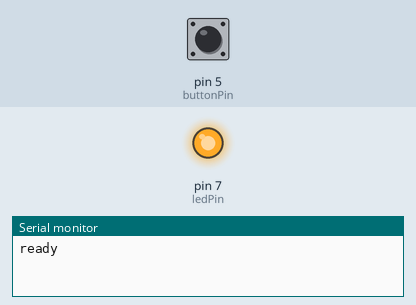
Simulated run of this sketch. Board: Arduino Uno, built with avr-gcc and run on an emulated ATmega328P. Parts: output pins drawn as LEDs (lit = HIGH), the last lines printed to the serial monitor. The test bench sets the inputs (shaded band); at power-on: pin 5 (buttonPin) HIGH.

Above: at 1.2 s.
1.3 s: pin 5 (buttonPin) pulled LOW for 0.15 s
At 1.37 s:
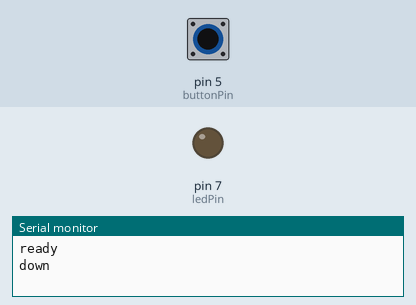
2.9 s: pin 5 (buttonPin) pulled LOW for 3.2 s
At 7.4 s:
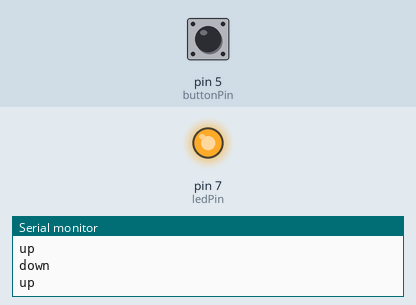
Timing chart, 0 to 8.9 s (numbered marks = the images above; inputs shaded):
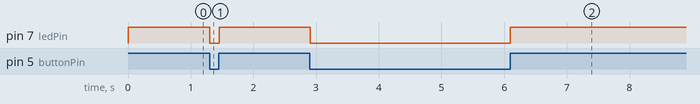

The sketch:

sketch_bigButton.ino
```cpp
const int buttonPin = 5;
const int ledPin =  7;

int button_value = 1;
int button_value_prev = 1;


void setup()
{
  pinMode(ledPin, OUTPUT);
  pinMode(buttonPin, INPUT_PULLUP);

  Serial.begin(9600);
  while (!Serial);
  Serial.println("ready");
}


void loop()
{
  button_value_prev = button_value;
  button_value = digitalRead(buttonPin);

  if(button_value_prev!=button_value)
  {
    if(button_value==HIGH)
    {
      Serial.println("up");
    }else
    {
      Serial.println("down");
    }
  }

  if(button_value == HIGH)
  {
    digitalWrite(ledPin, HIGH);
  }else
  {
    digitalWrite(ledPin, LOW);
  }

  delay(10);//needed to avoid false positive

}
```

Measured:
- after the input at 1.3 s, pin 7 (ledPin): HIGH → LOW at once, → HIGH 0.15 s later
- after the input at 2.9 s, pin 7 (ledPin): HIGH → LOW at once, → HIGH 3.2 s later
